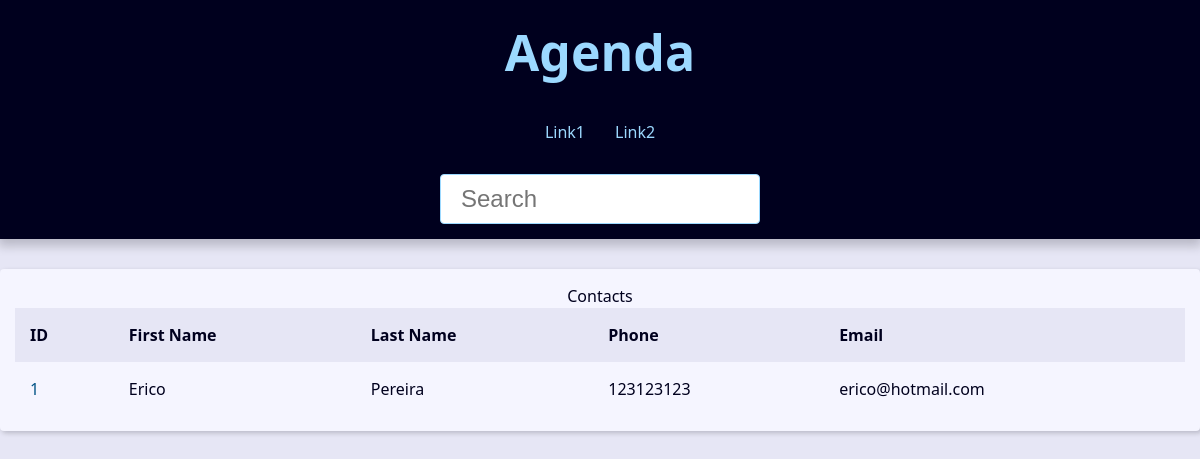
The app's page /, older data.
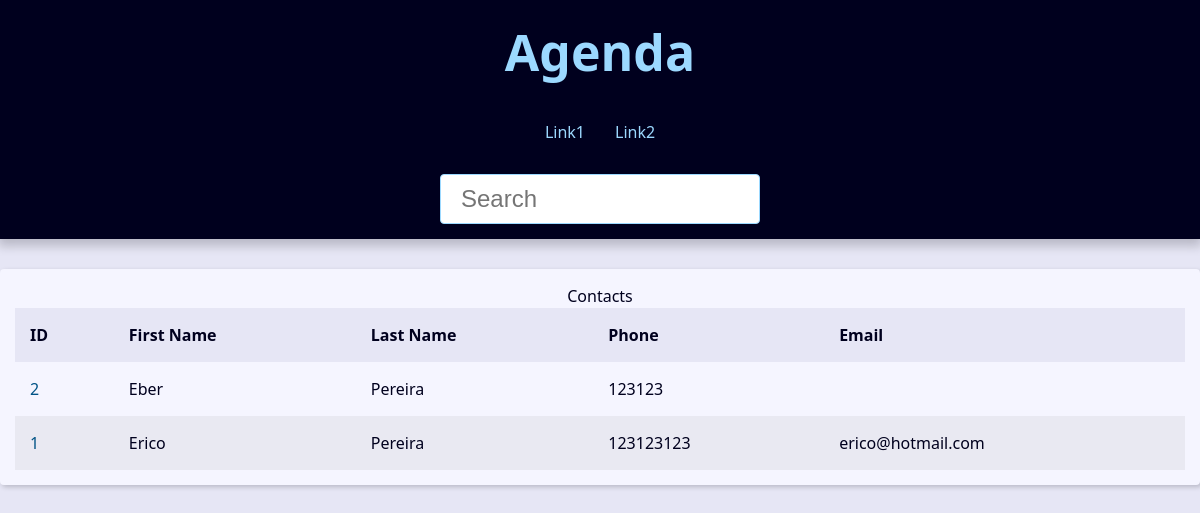
The same page, newer data.
### contact/models.py (models this page shows, shortened)
class Contact(models.Model):
    first_name = models.CharField(max_length=50)
    last_name = models.CharField(max_length=50, blank=True)
    phone = models.CharField(max_length=30)
    email = models.EmailField(max_length=254, blank=True)
    created_date = models.DateTimeField(default=timezone.now)
    description = models.TextField(blank=True)
    show = models.BooleanField(default=True)
    picture = models.ImageField(blank=True, upload_to='pictures/%Y/%m/')
    category = models.ForeignKey(
        Category, on_delete=models.SET_NULL, blank=True, null=True)
    owner = models.ForeignKey(
        User, on_delete=models.SET_NULL, blank=True, null=True)

### contact/views/contact_views.py (the view)
# urls.py: path('', views.index, name='index'),
def index(request):
    contacts = Contact.objects\
        .filter(show=True)\
        .order_by('-id')[0:10]
    context = {
        'contacts': contacts
    }
    return render(request, 'contact/index.html', context)

### contact/templates/contact/index.html
{% extends 'global/base.html' %}
{% block content %}
    <div class="responsive-table">
        <table class="contacts-table">
            <caption class="table caption">
                Contacts
            </caption>
            <thead>
                 <tr class="table-row table-row-header">
                    <th class="table-header">ID</th>
                    <th class="table-header">First Name</th>
                    <th class="table-header">Last Name</th>
                    <th class="table-header">Phone</th>
                    <th class="table-header">Email</th>
                 </tr>
            </thead>
            <tbody>
                {% for contact in contacts %}
                    <tr class="table-row">
                        <td class="table-cel">
                            <a href="{% url 'contact:contact' contact.id %}" class="table-link">
                                {{contact.id}}
                            </a>
                        </td>
                        <td class="table-cel">
                            {{contact.first_name}}
                        </td>
                        <td class="table-cel">
                            {{contact.last_name}}
                        </td>
                        <td class="table-cel">
                            {{contact.phone}}
                        </td>
                        <td class="table-cel">
                            {{contact.email}}
                        </td>
                    </tr>
                {% endfor %}
            </tbody>
        </table>
    </div>
{% endblock content %}

Row changes from the older to the newer data that the page shows:
added Contact: id "2", first_name "Eber", last_name "Pereira", phone "123123"
